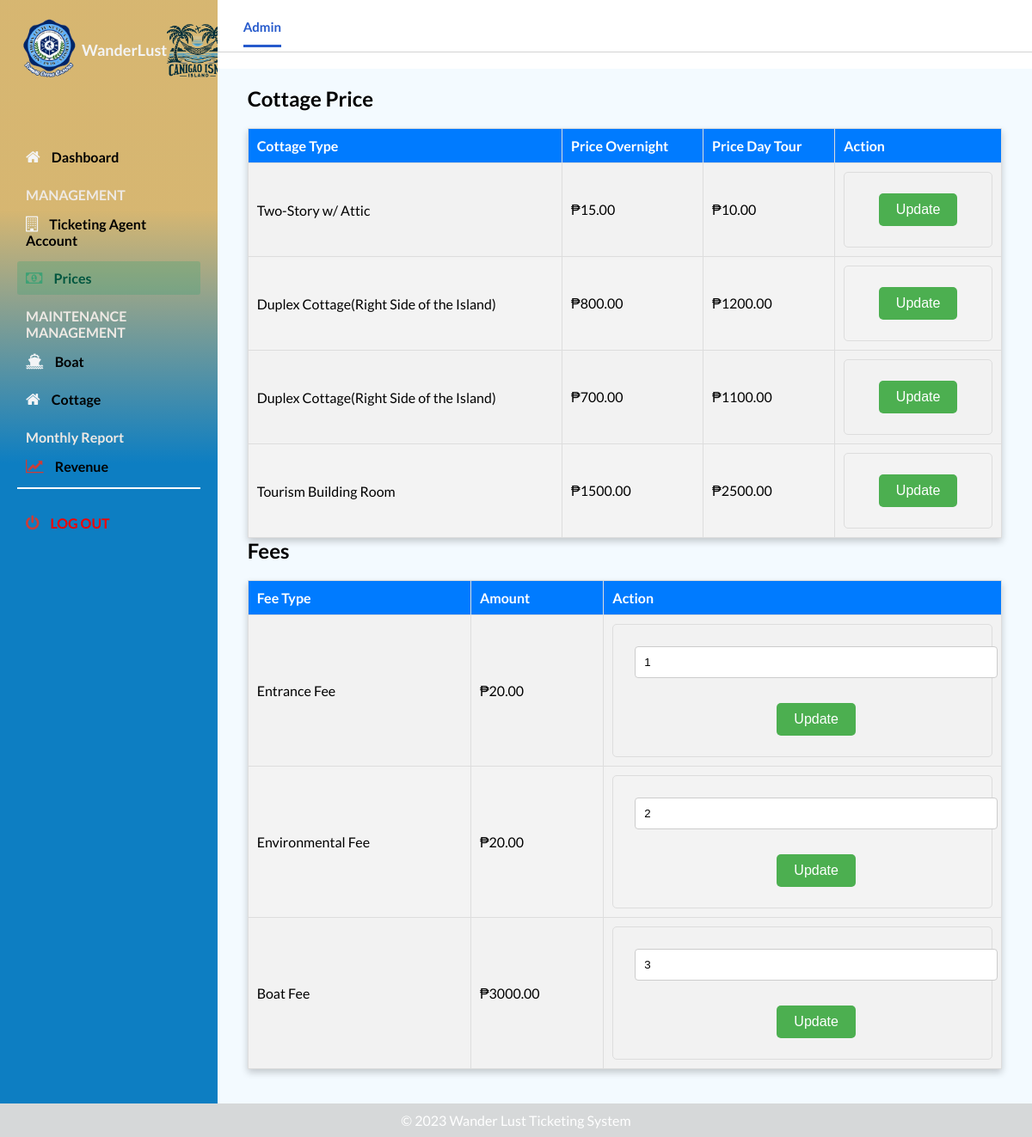
The app's page /prices.php with its own data.
### tables this page shows
CREATE TABLE `cottages` (
  `id` int(11) NOT NULL,
  `price_overnight` decimal(10,2) NOT NULL,
  `price_day_tour` decimal(10,2) NOT NULL,
  `cottage_type` enum('Two-Story w/ Attic','Duplex Cottage(Right Side of  the Island)','Duplex Cottage(Right Side of  the Island)','Tourism Building Room') DEFAULT NULL
);

CREATE TABLE `fee` (
  `id` int(11) NOT NULL,
  `fee_type` enum('Entrance Fee','Environmental Fee','Boat Fee') DEFAULT NULL,
  `amount` decimal(10,2) NOT NULL
);

### prices.php (the view, shortened to what this page needs)
<!DOCTYPE html>
<html lang="en">
<head>
    <link rel="stylesheet" href="https://stackpath.bootstrapcdn.com/font-awesome/4.7.0/css/font-awesome.min.css">
    <link rel="stylesheet" href="auseranangement.css">
    <link rel="stylesheet" href="canigs.css">
</head>
<body id="body">
    <div class="container">
      <nav class="navbar navbar-expand-lg navbar-light bg-light">
        <div class="navbar__left">
          <a class="navbar-brand active_link" href="#">Admin</a>
        </div>
      </nav>
        <main style="background-color: #f3faff";>
        <div class="main__container">
          <div class="charts">
 <h2>Cottage Price</h2>
 <?php
include 'connection.php';
$sql = "SELECT id, price_overnight, price_day_tour, cottage_type FROM cottages";
$result = $conn->query($sql);
if ($result->num_rows > 0) {
    echo "<table>";
    echo "<tr>
    <th>Cottage Type</th>
        <th>Price Overnight</th>
        <th>Price Day Tour</th>
        <th>Action</th>
    </tr>";
    while ($row = $result->fetch_assoc()) {
        echo "<tr>
            <td>{$row['cottage_type']}</td>
            <td>₱{$row['price_overnight']}</td>
            <td>₱{$row['price_day_tour']}</td>
            <td>
                <form method='post'>
                    <input type='hidden' name='item_id' value='{$row['id']}'>
                    <button class='update-button' type='button' onclick='openUpdateModal({$row['id']}, {$row['price_overnight']}, {$row['price_day_tour']})'>Update</button>
                </form>
            </td>
        </tr>";
    }
    echo "</table>";
} else {
    echo "No items found in the database.";
}
?>
 <h2>Fees</h2>
<?php
include 'connection.php';
$sql = "SELECT id, fee_type, amount FROM fee";
$result = $conn->query($sql);
if ($result->num_rows > 0) {
    echo "<table>";
    echo "<tr>
        <th>Fee Type</th>
        <th>Amount</th>
        <th>Action</th>
    </tr>";
    while ($row = $result->fetch_assoc()) {
        $amount = $row['amount'] == 0 ? 'N/A' : '₱' . $row['amount'];
        echo "<tr>
            <td>{$row['fee_type']}</td>
            <td>{$amount}</td>
            <td>
                <form method='post'>
                    <input type='type' name='fee_id' value='{$row['id']}'>
                    <button class='update-button' type='button' onclick='openUpdateFeeModal({$row['id']}, {$row['amount']})'>Update</button>
                </form>
            </td>
        </tr>";
    }
    echo "</table>";
} else {
    echo "No items found in the database.";
}
?>
            </div>
        </main>
  <div id="sidebar">
        <div class="sidebar__title">
          <div class="sidebar__img">
            <img src="img/slsuto.png" alt="logo" />
            <h1>WanderLust</h1>
            <img src="img/canigs.png" alt="logo" />
          </div>
        </div>
        <br><br>
        <div class="sidebar__menu">
          <div class="sidebar__link  ">
            <i class="fa fa-home "></i>
            <a href="adminindex.php">Dashboard</a>
          </div>
          <h2>MANAGEMENT</h2>
          <div class="sidebar__link  ">
            <i class="fa fa-building-o "></i>
            <a href="ausermanagement.php">Ticketing Agent Account</a>
          </div>
          <div class="sidebar__link active_menu_link">
            <i class="fa fa-money "></i>
             <a href="prices.php">Prices</a>
          </div>
          <h2>MAINTENANCE MANAGEMENT</h2>
          <div class="sidebar__link">
            <i class="fa fa-ship "></i>
            <a href="#">Boat</a>
          </div>
          <div class="sidebar__link">
            <i class="fa fa-home"></i>
            <a href="#">Cottage</a>
          </div>
          <h2>Monthly Report</h2>
          <div class="sidebar__link">
            <i class="fa fa-line-chart fa-2x text-red"></i>
            <a href="#">Revenue</a>
          </div>
          <hr>
          <div class="sidebar__logout">
            <i class="fa fa-power-off fa-2x text-red"></i>
            <a href="#">Log out</a>
          </div>
          <div class="sidebar__link">
          </div>
          <div class="sidebar__link">
          </div>
        </div>
      </div>
    </div>
<footer>
    <p>&copy; 2023 Wander Lust Ticketing System</p>
</footer>
</body>
</html>

### auseranangement.css (style rules this page uses)
* { margin: 0; padding: 0; }
body { box-sizing: border-box; font-family: "Lato", sans-serif; }
.text-red { color: #cc3d38; }
.container { display: grid; height: 100vh; grid-template-columns: 0.8fr 1fr 1fr 1fr; grid-template-rows: 0.2fr 3fr; grid-template-areas: "sidebar nav nav nav" "sidebar main main main"; }
.navbar { background: #ffffff; grid-area: nav; height: 60px; display: flex; align-items: center; justify-content: space-between; padding: 0 30px 0 30px; border-bottom: 1px solid lightgray; }
.navbar__left > a { margin-right: 30px; text-decoration: none; color: #a5aaad; font-size: 15px; font-weight: 700; }
.navbar__left .active_link { color: #265acc; border-bottom: 3px solid #265acc; padding-bottom: 12px; }
main { background: #f3f4f6; grid-area: main; overflow-y: auto; }
.main__container { padding: 20px 35px; }
table { width: 100%; border-collapse: collapse; margin-top: 20px; background-color: #f3f3f3; box-shadow: 0 4px 8px 0 rgba(0, 0, 0, 0.2); }
th, td { padding: 10px; text-align: left; }
th { background-color: #3ea175; color: #fff; }
tr:nth-child(even) { background-color: #f2f2f2; }
form { display: flex; flex-wrap: wrap; gap: 20px; }
#sidebar { background: rgb(13,126,194); background: linear-gradient(0deg, rgba(13,126,194,1) 58%, rgba(208,170,89,0.8548669467787114) 81%); grid-area: sidebar; overflow-y: auto; padding: 20px; -webkit-transition: all 0.5s; transition: all 0.5s; }
.sidebar__title { display: flex; justify-content: space-between; align-items: center; color: #f3f4f6; margin-bottom: 30px; }
.sidebar__img { display: flex; align-items: center; }
.sidebar__title > div > img { width: 75px; object-fit: contain; }
.sidebar__title > div > h1 { font-size: 18px; display: inline; }
.sidebar__menu > h2 { color: #eee9e4; font-size: 16px; margin-top: 15px; margin-bottom: 5px; padding: 0 10px; font-weight: 700; }
.sidebar__link { color: #f3f4f6; padding: 10px; border-radius: 3px; margin-bottom: 5px; }
.active_menu_link { background: rgba(62, 161, 117, 0.3); color: #3ea175; }
.active_menu_link a { color: #00563F !important; }
.sidebar__link > a { text-decoration: none; color: black; font-weight: 700; }
.sidebar__link > i { margin-right: 10px; font-size: 18px; }
.sidebar__logout { margin-top: 20px; padding: 10px; color: #f20000; }
.sidebar__logout > a { text-decoration: none; color: #f20000; font-weight: 700; text-transform: uppercase; }
.sidebar__logout > i { margin-right: 10px; font-size: 18px; }

### canigs.css (style rules this page uses)
hr { height: 2px; background-color: white; border: none; }
footer { background-color: #d6d8d9; color: #ffffff; text-align: center; padding: 10px; }
form { max-width: 800px; margin: 0 auto; padding: 20px; border: 1px solid #ddd; border-radius: 5px; display: flex; justify-content: space-between; }
input, select { padding: 10px; border: 1px solid #ccc; border-radius: 4px; margin-bottom: 20px; width: 100%; }

### prices.php (style rules this page uses)
table { width: 100%; border-collapse: collapse; margin-top: 20px; }
th, td { padding: 10px; border: 1px solid #ddd; text-align: left; }
th { background-color: #007bff; color: #fff; }
tr:nth-child(even) { background-color: #f2f2f2; }
.update-button { background-color: #4CAF50; color: white; border: none; padding: 10px 20px; text-align: center; text-decoration: none; display: inline-block; font-size: 16px; margin: 4px 2px; cursor: pointer; border-radius: 5px; }
form { display: flex; flex-direction: column; align-items: center; }
label, input, button { margin: 5px; }

### records on screen
cottages: cottage_type "Two-Story w/ Attic", price_overnight "15.00", price_day_tour "10.00"
cottages: cottage_type "Duplex Cottage(Right Side of the Island)", price_overnight "800.00", price_day_tour "1200.00"
cottages: cottage_type "Duplex Cottage(Right Side of the Island)", price_overnight "700.00", price_day_tour "1100.00"
cottages: cottage_type "Tourism Building Room", price_overnight "1500.00", price_day_tour "2500.00"
fee: fee_type "Entrance Fee", amount "₱20.00", fee_id "1"
fee: fee_type "Environmental Fee", amount "₱20.00", fee_id "2"
fee: fee_type "Boat Fee", amount "₱3000.00", fee_id "3"
